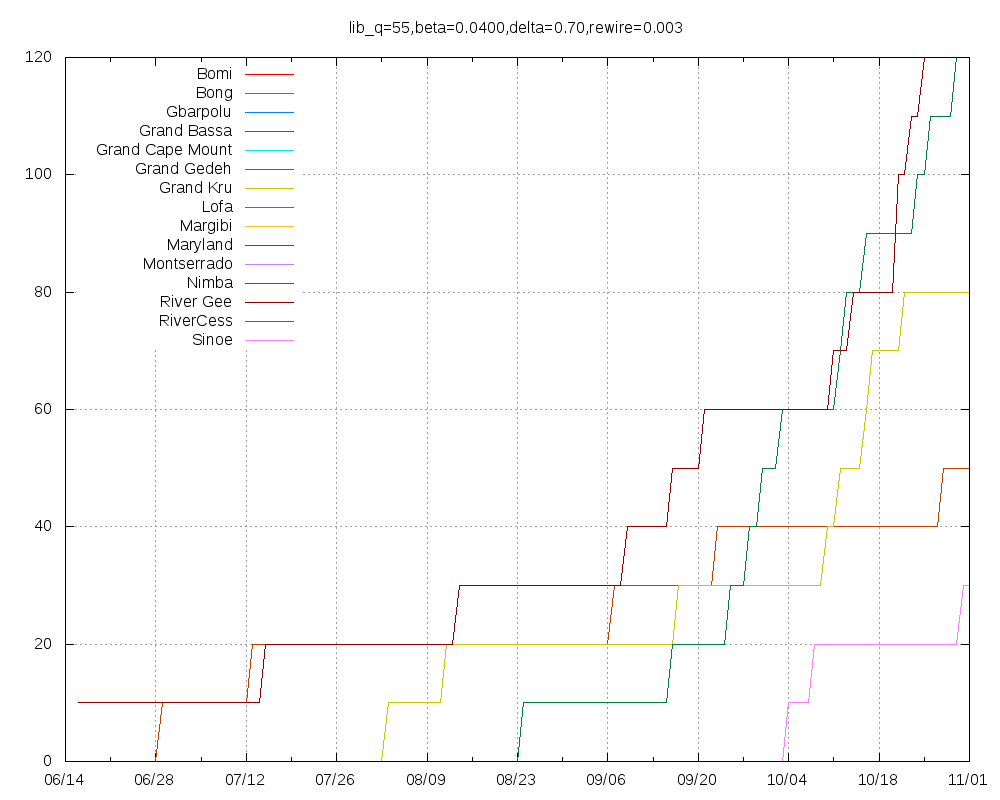

gnuplot code for this plot:
set title "lib_q=55,beta=0.0400,delta=0.70,rewire=0.003"
set key top left
set grid
set xdata time
set timefmt "%Y-%m-%d"
set terminal png size 1000,800
set output "lib_q=55,beta=0.0400,delta=0.70,rewire=0.003.png"
plot "Bomi.tab" using 1:2 title "Bomi" with lines,"Bong.tab" using 1:2 title "Bong" with lines,"Gbarpolu.tab" using 1:2 title "Gbarpolu" with lines,"Grand_Bassa.tab" using 1:2 title "Grand Bassa" with lines,"Grand_Cape_Mount.tab" using 1:2 title "Grand Cape Mount" with lines,"Grand_Gedeh.tab" using 1:2 title "Grand Gedeh" with lines,"Grand_Kru.tab" using 1:2 title "Grand Kru" with lines,"Lofa.tab" using 1:2 title "Lofa" with lines,"Margibi.tab" using 1:2 title "Margibi" with lines,"Maryland.tab" using 1:2 title "Maryland" with lines,"Montserrado.tab" using 1:2 title "Montserrado" with lines,"Nimba.tab" using 1:2 title "Nimba" with lines,"River_Gee.tab" using 1:2 title "River Gee" with lines,"RiverCess.tab" using 1:2 title "RiverCess" with lines,"Sinoe.tab" using 1:2 title "Sinoe" with lines
